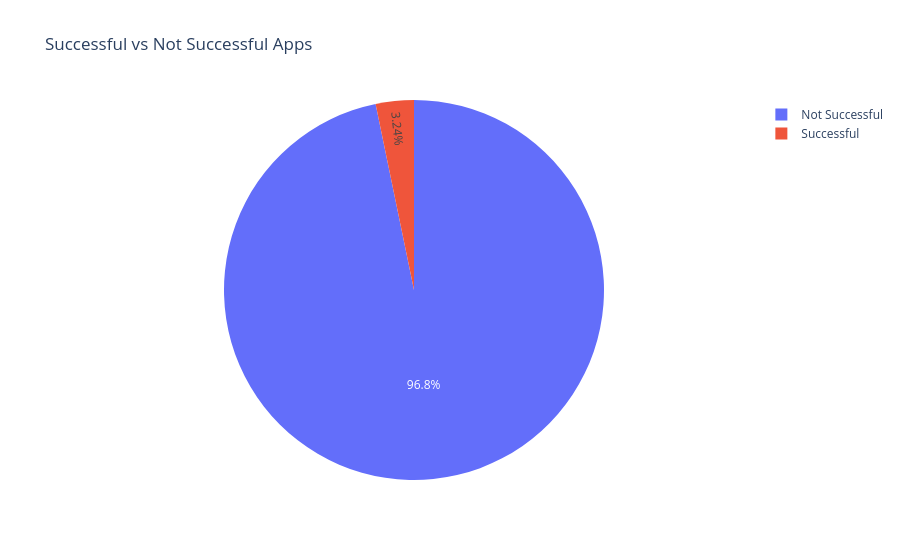

The notebook cell saved with this chart:
### Markdown cell above
Q1: What percentage of apps are successful?

### Code cell
counts = df['success'].value_counts()
px.pie(values=counts.values, names=['Not Successful', 'Successful'], title='Successful vs Not Successful Apps')

### Figure 1 — Plotly figure (JSON) as saved in the notebook; plotly's stock layout.template omitted (floating-point values rounded to 4 significant figures)
{"data": [{"domain": {"x": [0, 1], "y": [0, 1]}, "hovertemplate": "label=%{label}<br>value=%{value}<extra></extra>", "labels": ["Not Successful", "Successful"], "legendgroup": "", "name": "", "showlegend": true, "type": "pie", "values": [2237853, 74956]}], "layout": {"legend": {"tracegroupgap": 0}, "title": {"text": "Successful vs Not Successful Apps"}}}
